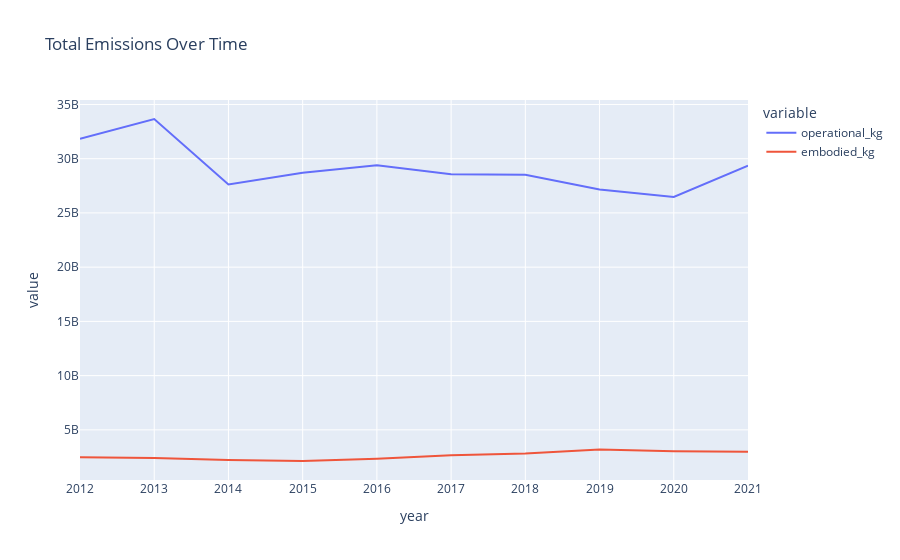

The cell this chart's notebook holds for it:
### Code cell
fig = px.line(df, x='year', y=['operational_kg', 'embodied_kg'], title='Total Emissions Over Time')
fig.show()

### Figure 1 — Plotly figure (JSON) as saved in the notebook; plotly's stock layout.template omitted (floating-point values rounded to 4 significant figures)
{"data": [{"hovertemplate": "variable=operational_kg<br>year=%{x}<br>value=%{y}<extra></extra>", "legendgroup": "operational_kg", "line": {"color": "#636efa", "dash": "solid"}, "marker": {"symbol": "circle"}, "mode": "lines", "name": "operational_kg", "orientation": "v", "showlegend": true, "type": "scatter", "x": [2012, 2013, 2014, 2015, 2016, 2017, 2018, 2019, 2020, 2021], "xaxis": "x", "y": [31837522198, 33660000000.0, 27620000000.0, 28710000000.0, 29380000000.0, 28561119650, 28510000000.0, 27160000000.0, 26470000000.0, 29350000000.0], "yaxis": "y"}, {"hovertemplate": "variable=embodied_kg<br>year=%{x}<br>value=%{y}<extra></extra>", "legendgroup": "embodied_kg", "line": {"color": "#EF553B", "dash": "solid"}, "marker": {"symbol": "circle"}, "mode": "lines", "name": "embodied_kg", "orientation": "v", "showlegend": true, "type": "scatter", "x": [2012, 2013, 2014, 2015, 2016, 2017, 2018, 2019, 2020, 2021], "xaxis": "x", "y": [2475655754, 2412527224, 2216876172, 2129354975, 2341561680, 2654468048, 2811533519, 3193854803, 3027922619, 2972781897], "yaxis": "y"}], "layout": {"legend": {"title": {"text": "variable"}, "tracegroupgap": 0}, "title": {"text": "Total Emissions Over Time"}, "xaxis": {"anchor": "y", "domain": [0, 1], "title": {"text": "year"}}, "yaxis": {"anchor": "x", "domain": [0, 1], "title": {"text": "value"}}}}
